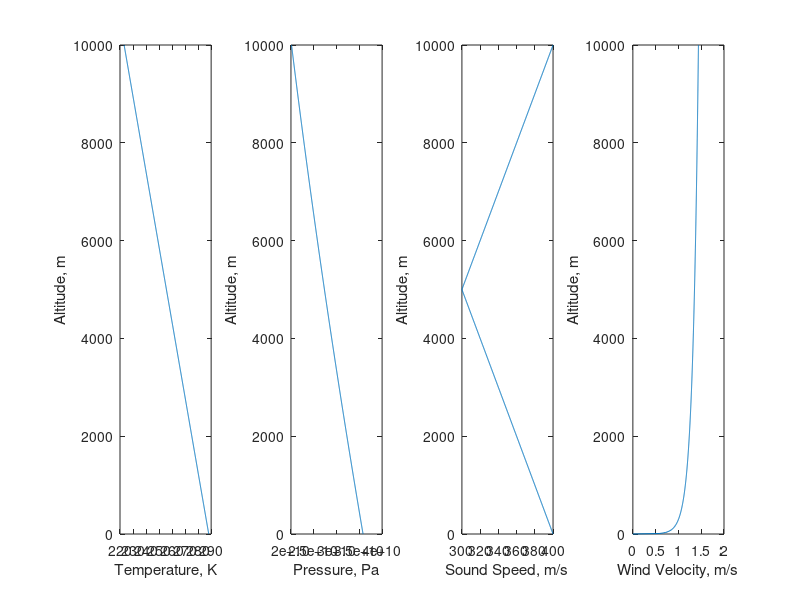
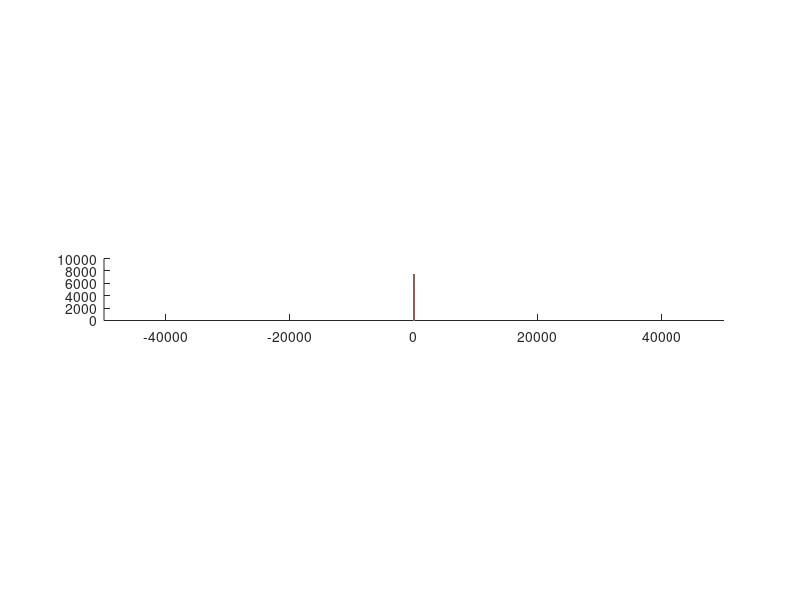

Source code (MATLAB) for these figures, in order: (Note: this script raises an error after producing the figures.)
%%
% FINAL PROJECT: AIRCRAFT NOISE RAY TRACING SNELL IMPLEMENTATION
% AA201B STANFORD SPRING 2023
% ROBERT COLLINS

%% SETUP
clear; %close all;

%% PHYSICAL PARAMETERS

% Physical Constants
%   Schafer and Vorlander
% temperature gradient
T_0 = 288.15; % Reference sea level temperature, K
L_b = 0.0065; % Temperature lapse rate, K/m

gamma= 1.4; % adiabatic index
R = 287.058; % molar gas constant, dry air, m2/s2

% velocity gradient
% https://en.wikipedia.org/wiki/Log_wind_profile
% https://en.wikipedia.org/wiki/Wind_profile_power_law

% Karman Constant
kar = 0.40; 

% Surface roughness, m 
% https://en.wikipedia.org/wiki/Roughness_length
z_0 = 0.1; 

% Friction velocity
% made this up for now
v_s = 0.05;

%% SIMULATION PARAMETERS
% x, z, t steps
dz = 10; %m

% x, z max values
% note x is symmetric about 0
z_max = 10000; %m 
x_max = 5000; %m
t_max = 1000; %s

% source location relative to receiver
source_loc = [0, 7500]; %[x,z], m

% 

%% DEFINE ENVIRONMENT
% define z space 
z = (0:dz:z_max)';

% map source location to z index
[~, src_ii_z] = min(abs(source_loc(2)-z));

% temperature profile
T = T_0 - L_b * z;

% velocity profile
% TODO: ADD POWER LAW ABOVE ~1000M?
V = v_s/kar .* log(z/z_0);
V(z<z_0) = 0;

% pressure profile
%   https://en.wikipedia.org/wiki/Barometric_formula
% TODO: check this works with the temp. profile defined above
z_b = 0; % reference height, m
a = 2.2558; % exponent
L_b = 0.0065; % temperature lapse rate, K/m
T_b = 288.15; % sea level reference temperature, K
P_b = 101325; % static pressure, Pa
P = P_b .* ((T_b - (z-z_b).*L_b)).^a;

% speed of sound profile
% C = sqrt(gamma*R * T);
%C = ones(size(z)) * 350;
C = -sawtooth(2*pi*z/max(z), 1/2)*50 + 350;
% source level

% define sim parameters

% define plotting parameters

%% INITIAL PLOTTING
% Plot environmental profile
figure(1)
subplot(1,4,1)
plot(T,z)
xlabel('Temperature, K')
ylabel('Altitude, m')

subplot(1,4,2)
plot(P,z)
xlabel('Pressure, Pa')
ylabel('Altitude, m')

subplot(1,4,3)
plot(C,z)
xlabel('Sound Speed, m/s')
ylabel('Altitude, m')

subplot(1,4,4)
plot(V,z)
xlabel('Wind Velocity, m/s')
ylabel('Altitude, m')


%% RAY TRACE
% to start, maybe just iterate thru z vals first?
% initial ray vector directions
n_rays = 100;
max_trace = 1e3;
theta = linspace(0, pi, n_rays);

% initialze ray locations & vectors
% [pidx, (t, x, z, dx, dz, ii_z, theta), ray]
ray_data = zeros(max_trace,6,n_rays);

% initial values
ray_data(1,:,:) = [
    repmat([0, source_loc],1,1,n_rays) ...
    reshape(-sign(abs(theta')-pi/2) .* dz .* tan(theta'), [1,1,n_rays]) ...
    reshape(sign(abs(theta')-pi/2) .* dz, [1,1, n_rays]) ...
    repmat(src_ii_z, 1, 1, n_rays)
    ];

figure(2); clf; hold on;
for ii_ray = 1:n_rays
    ray_lines(ii_ray) = plot(ray_data(:,2,ii_ray), ray_data(:,3,ii_ray));
end
axis equal
ylim([0,z_max])
xlim([-50000, 50000])

% iterate thru each ray
for ii_ray = 1:n_rays
    % trace ray
    for ii_pt = 2:max_trace
        % extract last ray
        last_ray = ray_data(ii_pt-1, :, ii_ray);

        % calculate new position  
        this_x = last_ray(2) + last_ray(4);
        this_ii_z = last_ray(6) + sign(last_ray(5)); 
        this_z = z(this_ii_z);

        % calculate new t
        dt = vecnorm([this_x, this_z] - last_ray(2:3)) / C(this_ii_z);
        this_t = last_ray(1) + dt;
        
        % apply snell's law
        this_theta = asin(-sign(last_ray(5)) * last_ray(4) ./ norm(last_ray(4:5)));
        next_sin_theta = C(this_ii_z)/C(this_ii_z-sign(last_ray(5))) * sin(this_theta);
        if abs(next_sin_theta) >1
            this_dz = -last_ray(5);
            this_dx = this_dz * tan(this_theta);
        else
            this_dz = last_ray(5);
            this_dx = -this_dz * tan(asin(next_sin_theta));
        end

        % update dr based on current wavefront position
        

        % update next data 
        ray_data(ii_pt, :, ii_ray) = [
            this_t, this_x, this_z, this_dx, this_dz, this_ii_z
            ];
        if this_ii_z <= 2 || this_ii_z >= size(z,1)-1
            break
        end
        
        % some debugging help
        tracehelp = ray_data(1:ii_pt,:,ii_ray);
        ray_lines(ii_ray).XData = real(ray_data(:,2,ii_ray));
        ray_lines(ii_ray).YData = real(ray_data(:,3,ii_ray));
        pause(0.001);
    end
end

Xs = reshape(ray_data(:,2,:), [size(ray_data,1)*size(ray_data,3),1]);
Zs = reshape(ray_data(:,3,:), [size(ray_data,1)*size(ray_data,3),1]);
Ts = reshape(ray_data(:,1,:), [size(ray_data,1)*size(ray_data,3),1]);

[Xq,Zq] = meshgrid(linspace(-50000, 50000,100), z);
T = griddata(Xs,Zs,Ts,Xq,Zq);
figure
contourf(Xq,Zq,T)
axis equal

% figure(2); clf; hold on
% for ii_ray = 1:n_rays
%     plot(ray_data(:,2,ii_ray), ray_data(:,3,ii_ray))
% end
% 
% ylim([0,z_max])
% xlim([-15000, 15000])